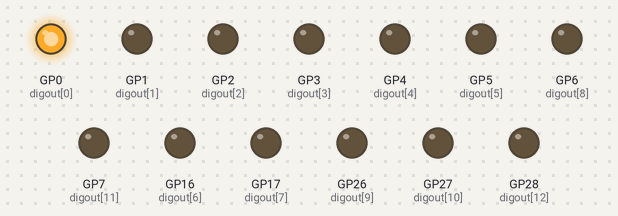
This program was run on a simulated Raspberry Pi Pico running CircuitPython. Parts: output pins drawn as LEDs (lit = HIGH).

Above: at 0.07 s.
At 1.12 s:
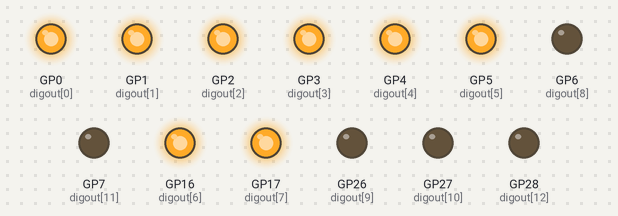
At 2.17 s:
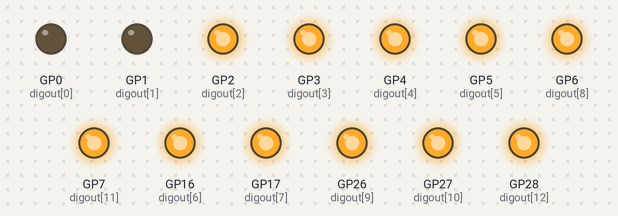
At 4.42 s:
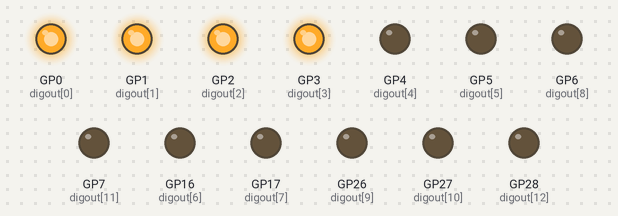
At 6.52 s:
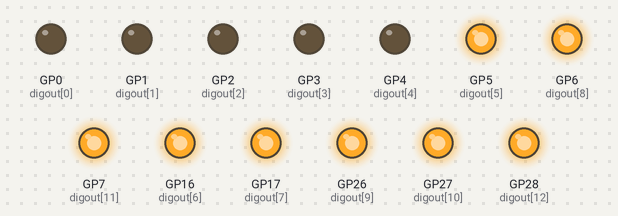
At 8.77 s:
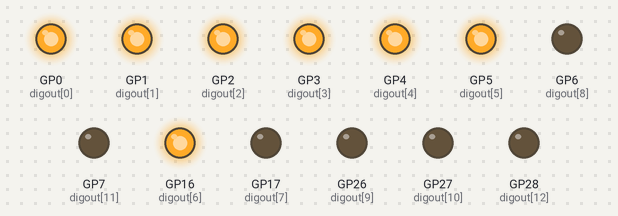
Timing chart, 0 to 9.1 s (numbered marks = the images above):
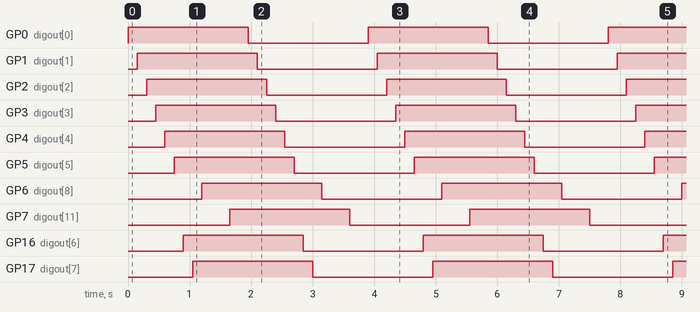

Measured:
- by itself, GP0 (digout[0]), GP1 (digout[1]), GP2 (digout[2]), GP3 (digout[3]), GP4 (digout[4]), GP5 (digout[5]), GP6 (digout[8]), GP7 (digout[11]), GP16 (digout[6]), GP17 (digout[7]), GP26 (digout[9]), GP27 (digout[10]), GP28 (digout[12]): alternates HIGH for 2.0 s and LOW for 2.0 s
- by itself, everything shown: repeats every 3.9 s, in 26 steps

The program:

Blink_Example_2.py
```python
"""
DESCRIPTION:
This example code will uses: Robo Pico and Raspberry Pi Pico / Pico W
to light up LEDs on Robo Pico.

AUTHOR  : Cytron Technologies Sdn Bhd
WEBSITE  : www.cytron.io
EMAIL    : support@cytron.io

REFERENCE:
Tutorial link:
https://www.cytron.io/tutorial/get-started-robo-pico-circuitpython-blink
"""
#import necessary libraries
import board
import digitalio
import time

# Initialize led pins
LED = []
pins = [board.GP0, board.GP1,board.GP2, board.GP3, board.GP4, board.GP5, board.GP16, board.GP17, board.GP6, board.GP26, board.GP27, board.GP7, board.GP28]

for pin in pins:
    digout = digitalio.DigitalInOut(pin)
    digout.direction = digitalio.Direction.OUTPUT
    LED.append(digout)

while True:
    #Turn on LEDs one-by-one very quickly
    for i in range(len(pins)):
        LED[i].value = True
        time.sleep(0.15)

    # Turn off LEDs one-by-one very quickly
    for i in range(len(pins)):
        LED[i].value = False
        time.sleep(0.15)
```
